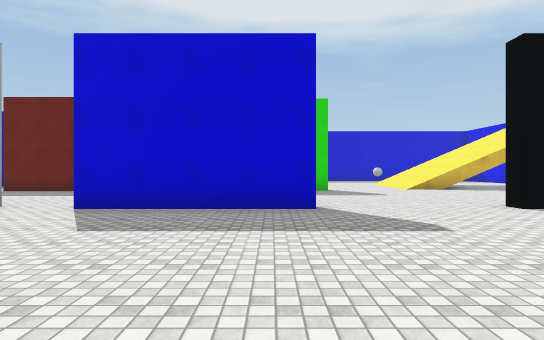
View 1 (above)

16 first-person views from a walk through a Unity game level. The camera is 1.4 m above the floor, looks level and sees 75° across. The floor is counted in squares, 2 m on a side. Each view is taken from the middle of a square. On the plan, view 1 faces up. The plan holds only what a view shows up to about 11 squares ahead; the rest is blank. The place goes on beyond the plan. The player is left out. Some animated figures are not drawn. Surface patterns are stand-ins for the level's own textures.

View 2
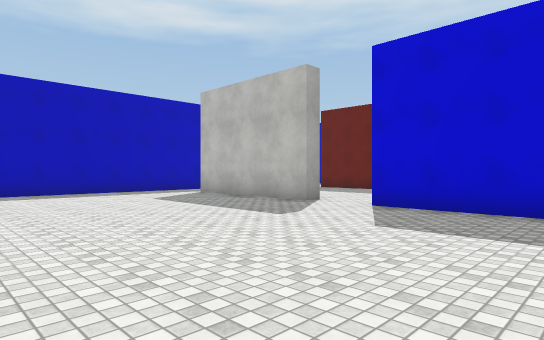

View 3
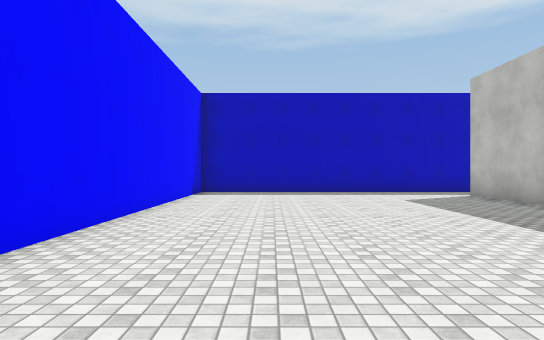

View 4
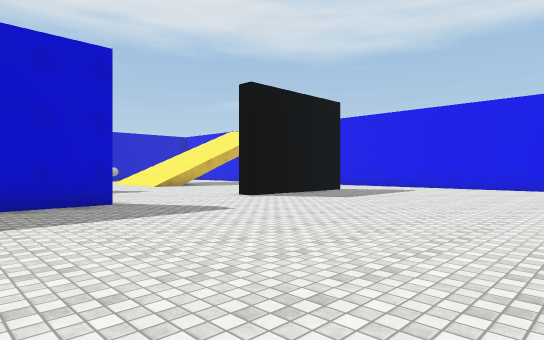

View 5
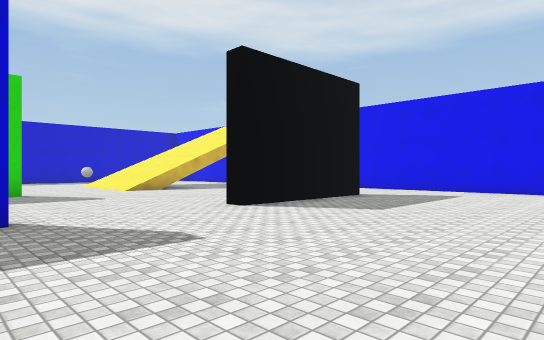

View 6
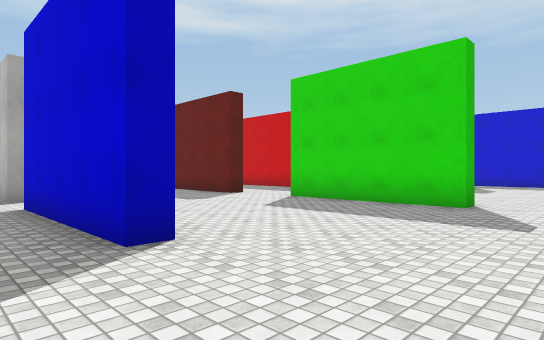

View 7
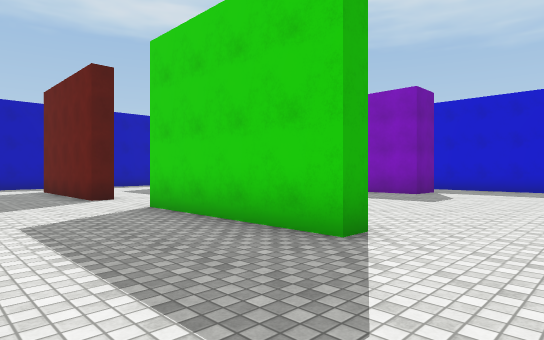

View 8
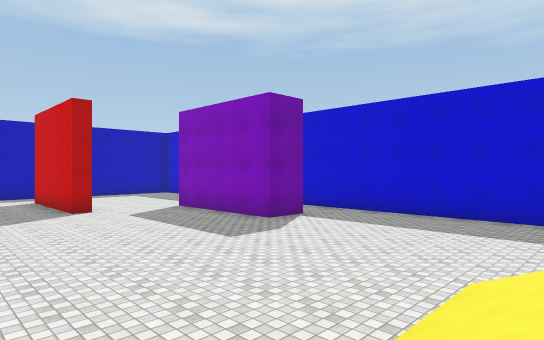

View 9
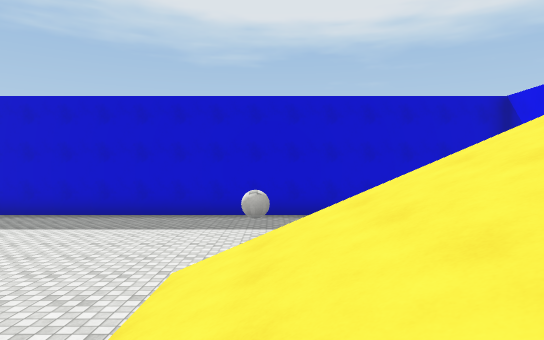

View 10
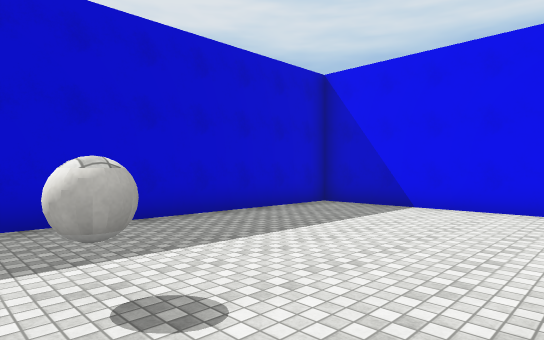

View 11
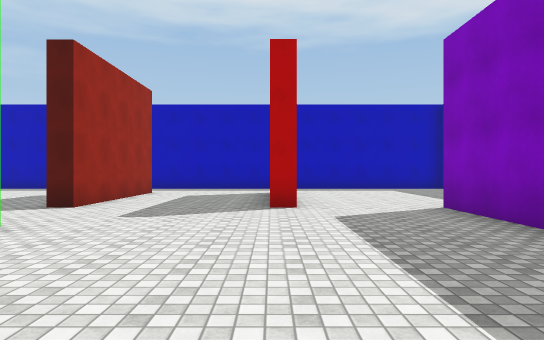

View 12
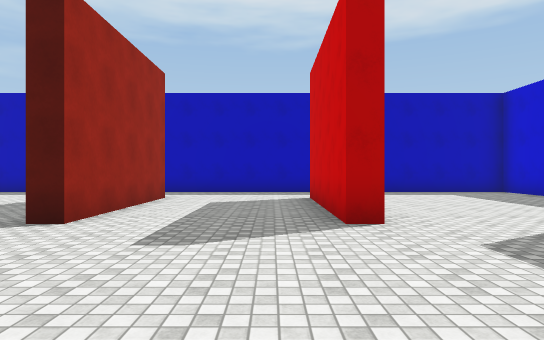

View 13
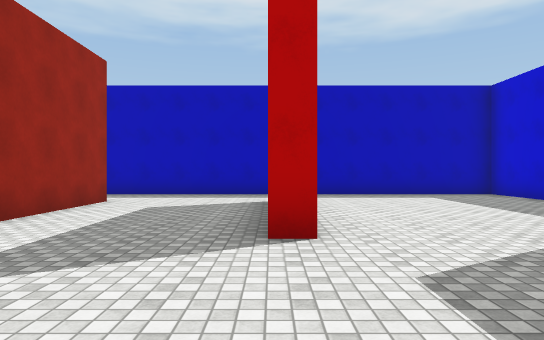

View 14
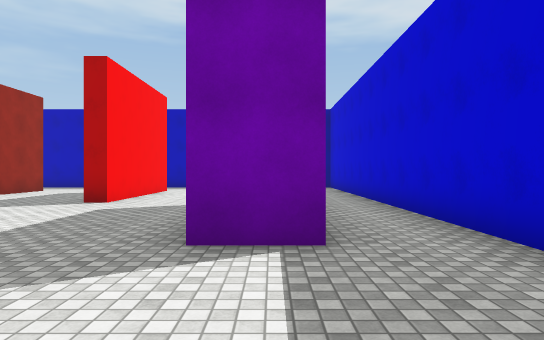

View 15
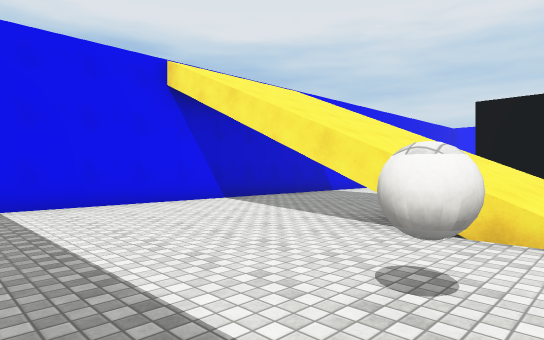

View 16
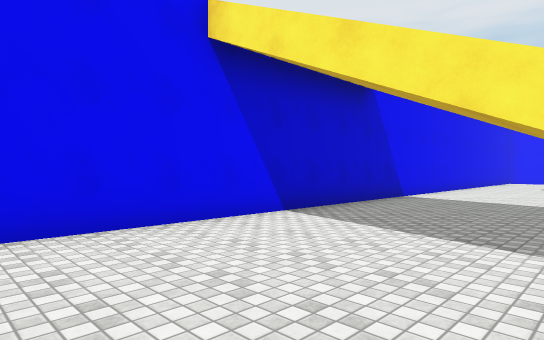

### Floor plan
Key: @ floor where view 1 was taken; # wall or solid block; . floor; / step, stairs or slope; O other object.
Columns run from 12 left of view 1 to 13 right of it. Each row starts with its distance up from view 1.
 23 ##########################
 22 #........................#
 21 #........................#
 20 #.......####.............#
 19 #.................O......#
 18 #........................#
 17 #................////....#
 16 #...####.........////....#
 15 #................////....#
 14 #................ ///....#
 13 #...........  ... ///....#
 12 #...####..####...    ....#
 11 #  ................  ....#
 10      ..............  ....#
  9     ...............   ...#
  8       ... ........    ..
  7        ..   ......    .
  6  ..####..####....####..
  5  .......................
  4 #........................#
  3 #........................#
  2 #......................
  1  ......................
  0  ...........@........
 -1  .......... ...
 -2  #########

Positions as (right, up) in squares from view 1, and headings:
1: (0, 0), facing up
2: (0, 0), facing up-left
3: (0, 1), facing left
4: (-2, -1), facing up-right
5: (0, 1), facing up-right
6: (4, 5), facing up-left
7: (4, 9), facing up-left
8: (6, 13), facing up-left
9: (6, 13), facing up
10: (5, 17), facing up-right
11: (2, 16), facing left
12: (0, 15), facing left
13: (-1, 16), facing left
14: (3, 20), facing left
15: (5, 21), facing down-right
16: (8, 20), facing down-right
